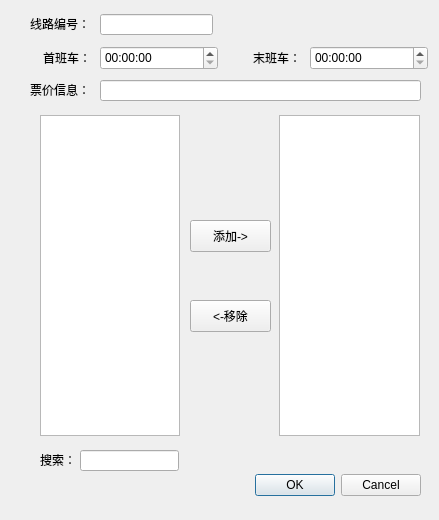
<?xml version="1.0" encoding="UTF-8"?>
<ui version="4.0">
 <class>BuslineInfoDialog</class>
 <widget class="QDialog" name="BuslineInfoDialog">
  <property name="geometry">
   <rect>
    <x>0</x>
    <y>0</y>
    <width>439</width>
    <height>520</height>
   </rect>
  </property>
  <property name="sizePolicy">
   <sizepolicy hsizetype="Preferred" vsizetype="Preferred">
    <horstretch>0</horstretch>
    <verstretch>0</verstretch>
   </sizepolicy>
  </property>
  <property name="minimumSize">
   <size>
    <width>439</width>
    <height>520</height>
   </size>
  </property>
  <property name="maximumSize">
   <size>
    <width>439</width>
    <height>520</height>
   </size>
  </property>
  <property name="windowTitle">
   <string>线路信息</string>
  </property>
  <property name="modal">
   <bool>true</bool>
  </property>
  <widget class="QDialogButtonBox" name="buttonBox">
   <property name="geometry">
    <rect>
     <x>250</x>
     <y>470</y>
     <width>171</width>
     <height>31</height>
    </rect>
   </property>
   <property name="orientation">
    <enum>Qt::Horizontal</enum>
   </property>
   <property name="standardButtons">
    <set>QDialogButtonBox::Cancel|QDialogButtonBox::Ok</set>
   </property>
  </widget>
  <widget class="QLineEdit" name="lineNumber">
   <property name="geometry">
    <rect>
     <x>100</x>
     <y>14</y>
     <width>113</width>
     <height>21</height>
    </rect>
   </property>
  </widget>
  <widget class="QLabel" name="label">
   <property name="geometry">
    <rect>
     <x>30</x>
     <y>16</y>
     <width>59</width>
     <height>16</height>
    </rect>
   </property>
   <property name="text">
    <string>线路编号：</string>
   </property>
  </widget>
  <widget class="QLineEdit" name="lineTicket">
   <property name="geometry">
    <rect>
     <x>100</x>
     <y>80</y>
     <width>321</width>
     <height>21</height>
    </rect>
   </property>
  </widget>
  <widget class="QLabel" name="label_2">
   <property name="geometry">
    <rect>
     <x>30</x>
     <y>82</y>
     <width>59</width>
     <height>16</height>
    </rect>
   </property>
   <property name="text">
    <string>票价信息：</string>
   </property>
  </widget>
  <widget class="QTimeEdit" name="firstTimeEidt">
   <property name="geometry">
    <rect>
     <x>100</x>
     <y>46</y>
     <width>118</width>
     <height>24</height>
    </rect>
   </property>
  </widget>
  <widget class="QTimeEdit" name="lastTimeEdit">
   <property name="geometry">
    <rect>
     <x>310</x>
     <y>46</y>
     <width>118</width>
     <height>24</height>
    </rect>
   </property>
  </widget>
  <widget class="QLabel" name="label_3">
   <property name="geometry">
    <rect>
     <x>43</x>
     <y>50</y>
     <width>51</width>
     <height>16</height>
    </rect>
   </property>
   <property name="text">
    <string>首班车：</string>
   </property>
  </widget>
  <widget class="QLabel" name="label_4">
   <property name="geometry">
    <rect>
     <x>253</x>
     <y>50</y>
     <width>51</width>
     <height>16</height>
    </rect>
   </property>
   <property name="text">
    <string>末班车：</string>
   </property>
  </widget>
  <widget class="QLineEdit" name="searchEdit">
   <property name="geometry">
    <rect>
     <x>80</x>
     <y>450</y>
     <width>99</width>
     <height>21</height>
    </rect>
   </property>
  </widget>
  <widget class="QListWidget" name="addedStopsList">
   <property name="geometry">
    <rect>
     <x>279</x>
     <y>115</y>
     <width>141</width>
     <height>321</height>
    </rect>
   </property>
  </widget>
  <widget class="QPushButton" name="addFromListButton">
   <property name="geometry">
    <rect>
     <x>190</x>
     <y>220</y>
     <width>81</width>
     <height>32</height>
    </rect>
   </property>
   <property name="text">
    <string>添加-&gt;</string>
   </property>
  </widget>
  <widget class="QPushButton" name="removeFromListButton">
   <property name="geometry">
    <rect>
     <x>190</x>
     <y>300</y>
     <width>81</width>
     <height>32</height>
    </rect>
   </property>
   <property name="text">
    <string>&lt;-移除</string>
   </property>
  </widget>
  <widget class="QLabel" name="label_5">
   <property name="geometry">
    <rect>
     <x>40</x>
     <y>452</y>
     <width>31</width>
     <height>16</height>
    </rect>
   </property>
   <property name="text">
    <string>搜索：</string>
   </property>
  </widget>
  <widget class="QListWidget" name="allStopsList">
   <property name="geometry">
    <rect>
     <x>40</x>
     <y>115</y>
     <width>140</width>
     <height>321</height>
    </rect>
   </property>
  </widget>
 </widget>
 <resources/>
 <connections>
  <connection>
   <sender>buttonBox</sender>
   <signal>accepted()</signal>
   <receiver>BuslineInfoDialog</receiver>
   <slot>accept()</slot>
   <hints>
    <hint type="sourcelabel">
     <x>248</x>
     <y>254</y>
    </hint>
    <hint type="destinationlabel">
     <x>157</x>
     <y>274</y>
    </hint>
   </hints>
  </connection>
  <connection>
   <sender>buttonBox</sender>
   <signal>rejected()</signal>
   <receiver>BuslineInfoDialog</receiver>
   <slot>reject()</slot>
   <hints>
    <hint type="sourcelabel">
     <x>316</x>
     <y>260</y>
    </hint>
    <hint type="destinationlabel">
     <x>286</x>
     <y>274</y>
    </hint>
   </hints>
  </connection>
 </connections>
</ui>
